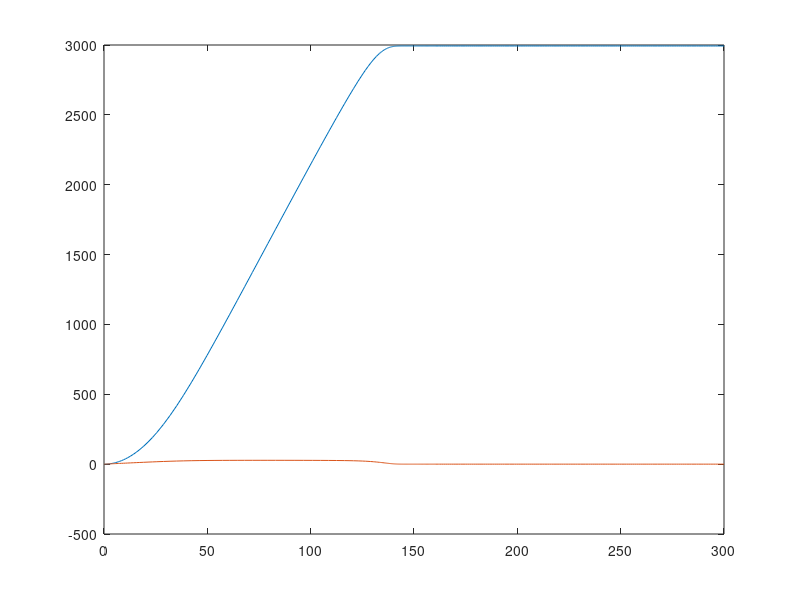

The MATLAB script that drew this image:
function Single_Driver_Model
global v0 Thead a b delta s0 lveh Xblock

% set model parameters
v0 = 28; % m/s (28 m/s ~ 60 mph)
Thead = 2.0; % s; follow time gap between cars
a = 0.7; % m/s^2
b = 2; % m/s^2
delta = 4; % exponent
s0 = 2; % m gap
lveh = 5; % m -- vehicle length
Xblock = 3000; % blockage

x_naught = 0;
v_naught = 0;
Y0 = [x_naught; v_naught]; % pack the i.c. into a column vector

% set the space interval for solving  -10a < x < 10a
Tstart = 0;
Tend = 300;


% solve the ODE
[Tout, Vout] = ode45(@drive_rate, [Tstart, Tend], Y0);
x_t = Vout(:,1);
v_t = Vout(:,2);

% make some nice plots

plot(Tout,x_t,Tout,v_t)

end


function rate = drive_rate(x, T)
% The time-independent Schrodinger Equation
global v0 Thead a b delta s0 lveh Xblock


% unpack
x = T(1);
v = T(2);
        
s_star = s0 + v*Thead + (v*v)/(2*sqrt(a*b));
s = (Xblock - lveh) - x;        
% compute rates
dx_dt = v;
dv_dt = a*(1 - (v/v0)^delta - (s_star/s)^2);
        
% pack rates into column vector
rate = [dx_dt; dv_dt];

end
